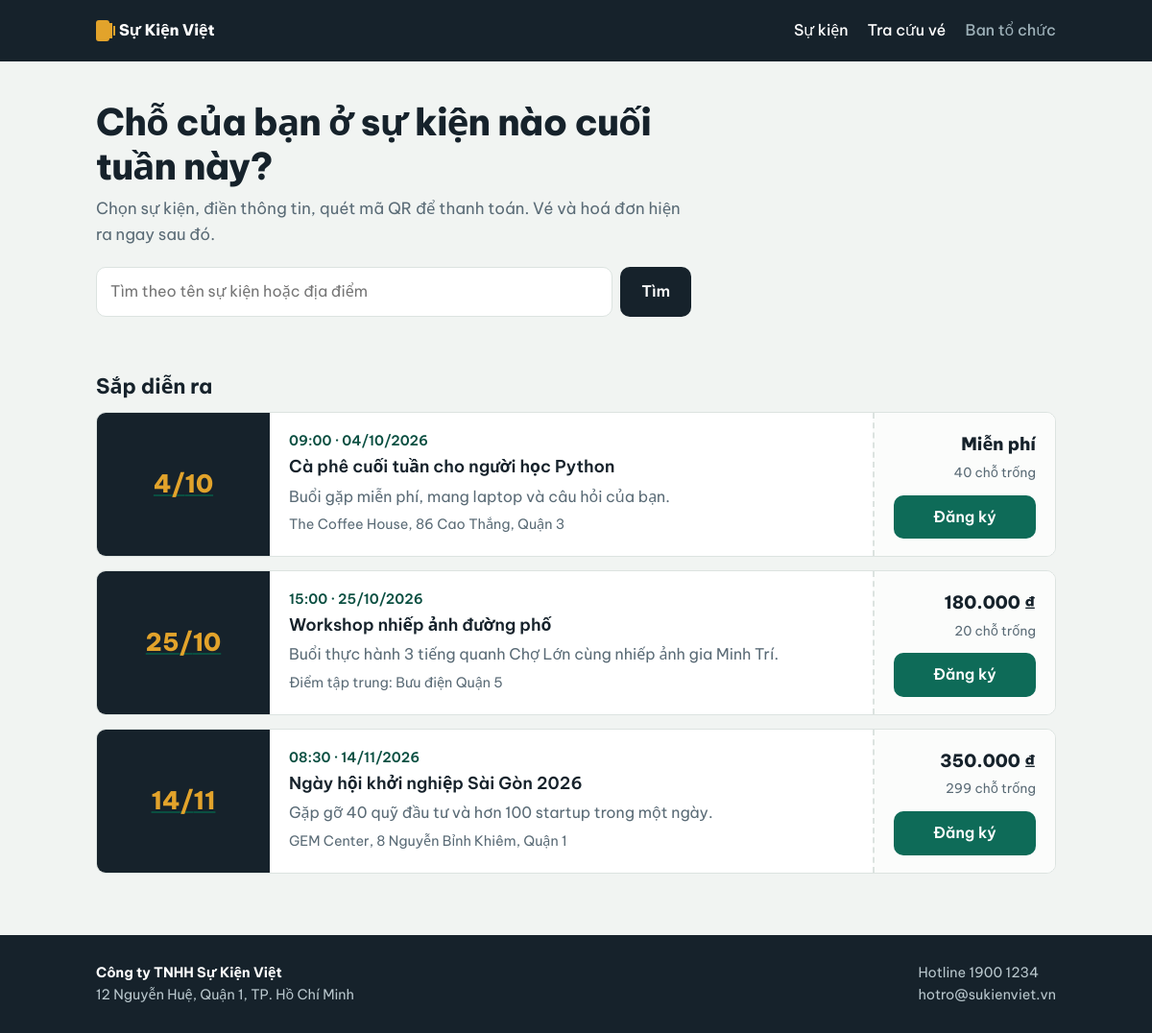
The page / on the database its author committed.
### app.py (models this page shows, shortened)
class Event(db.Model):
    id = db.Column(db.Integer, primary_key=True)
    title = db.Column(db.String(200), nullable=False)
    summary = db.Column(db.String(300), default="")
    description = db.Column(db.Text, default="")
    location = db.Column(db.String(200), default="")
    start_at = db.Column(db.DateTime, nullable=False)
    end_at = db.Column(db.DateTime)
    capacity = db.Column(db.Integer, default=100)          # 0 = không giới hạn
    price = db.Column(db.Integer, default=0)               # 0 = miễn phí
    banner = db.Column(db.String(255))
    published = db.Column(db.Boolean, default=True)
    created_at = db.Column(db.DateTime, default=datetime.now)
    registrations = db.relationship(
        "Registration", backref="event", cascade="all, delete-orphan", lazy=True
    )
    @property
    def is_free(self):
        return (self.price or 0) <= 0
    @property
    def sold(self):
        return sum(r.quantity for r in self.registrations
                   if r.status in ("paid", "pending"))
    @property
    def seats_left(self):
        if not self.capacity:
            return None
        return max(self.capacity - self.sold, 0)
    @property
    def is_past(self):
        return self.start_at < datetime.now()
    @property
    def sold_out(self):
        return self.seats_left is not None and self.seats_left <= 0

class Registration(db.Model):
    id = db.Column(db.Integer, primary_key=True)
    code = db.Column(db.String(20), unique=True, nullable=False)
    event_id = db.Column(db.Integer, db.ForeignKey("event.id"), nullable=False)
    full_name = db.Column(db.String(120), nullable=False)
    email = db.Column(db.String(120), nullable=False)
    phone = db.Column(db.String(30), default="")
    note = db.Column(db.String(300), default="")
    quantity = db.Column(db.Integer, default=1)
    unit_price = db.Column(db.Integer, default=0)
    amount = db.Column(db.Integer, default=0)
    status = db.Column(db.String(20), default="pending")   # pending | paid | cancelled
    invoice_no = db.Column(db.String(30))
    created_at = db.Column(db.DateTime, default=datetime.now)
    paid_at = db.Column(db.DateTime)

### app.py (the view)
@app.route("/")
def index():
    q = (request.args.get("q") or "").strip()
    query = Event.query.filter_by(published=True)
    if q:
        like = f"%{q}%"
        query = query.filter(db.or_(Event.title.ilike(like),
                                    Event.location.ilike(like),
                                    Event.summary.ilike(like)))
    events = query.order_by(Event.start_at.asc()).all()
    upcoming = [e for e in events if not e.is_past]
    past = [e for e in events if e.is_past]
    return render_template("index.html", upcoming=upcoming, past=past, q=q)

### app.py (called while the page is built)
def money(v):
    return f"{int(v or 0):,}".replace(",", ".") + " ₫"

### templates/index.html (shortened to what this page needs)
{% extends "base.html" %}
{% block content %}
<section class="hero">
  <h1>Chỗ của bạn ở sự kiện nào cuối tuần này?</h1>
  <p class="hero-sub">Chọn sự kiện, điền thông tin, quét mã QR để thanh toán. Vé và hoá đơn hiện ra ngay sau đó.</p>
  <form class="search" method="get" action="{{ url_for('index') }}">
    <input type="search" name="q" value="{{ q }}" placeholder="Tìm theo tên sự kiện hoặc địa điểm">
    <button type="submit">Tìm</button>
  </form>
</section>
<h2 class="section-title">Sắp diễn ra</h2>
{% if upcoming %}
  <div class="ticket-list">
    {% for e in upcoming %}{% include "_event_card.html" %}{% endfor %}
  </div>
{% else %}
  <p class="empty">Chưa có sự kiện nào mở đăng ký. Ban tổ chức có thể thêm sự kiện trong trang quản lý.</p>
{% endif %}
{% endblock %}

### templates/_event_card.html
<article class="ticket">
  <a class="ticket-banner" href="{{ url_for('event_detail', event_id=e.id) }}">
    {% if e.banner %}
      <img src="{{ url_for('static', filename='uploads/' ~ e.banner) }}" alt="Banner {{ e.title }}">
    {% else %}
      <span class="banner-fallback">{{ e.start_at.day }}/{{ e.start_at.month }}</span>
    {% endif %}
  </a>
  <div class="ticket-body">
    <p class="ticket-when">{{ e.start_at.strftime('%H:%M · %d/%m/%Y') }}</p>
    <h3><a href="{{ url_for('event_detail', event_id=e.id) }}">{{ e.title }}</a></h3>
    {% if e.summary %}<p class="ticket-sum">{{ e.summary }}</p>{% endif %}
    <p class="ticket-place">{{ e.location }}</p>
  </div>
  <div class="ticket-stub">
    <p class="price">{{ 'Miễn phí' if e.is_free else e.price|money }}</p>
    {% if e.seats_left is not none %}
      <p class="seats">{{ e.seats_left }} chỗ trống</p>
    {% endif %}
    {% if e.is_past %}
      <span class="btn btn-ghost" aria-disabled="true">Đã kết thúc</span>
    {% elif e.sold_out %}
      <span class="btn btn-ghost" aria-disabled="true">Hết chỗ</span>
    {% else %}
      <a class="btn" href="{{ url_for('register', event_id=e.id) }}">Đăng ký</a>
    {% endif %}
  </div>
</article>

### static/uploads/style.css (style rules this page uses)
:root { --ink:#16222B; --ink-soft:#5A6B76; --line:#DCE3E0; --paper:#FFFFFF; --mist:#F1F4F2; --teal:#0E6B58; --teal-dark:#0A4F41; --amber:#E2A32B; --rose:#B43A2C; --radius:10px; }
* { box-sizing:border-box }
body { margin:0;background:var(--mist);color:var(--ink); font-family:"Be Vietnam Pro",system-ui,"Segoe UI",sans-serif; font-size:16px;line-height:1.6; }
a { color:var(--teal-dark) }
h1,h2,h3 { line-height:1.2;margin:0 0 .5rem }
h1 { font-size:2rem;font-weight:800;letter-spacing:-.02em }
h2 { font-size:1.35rem;font-weight:700 }
h3 { font-size:1.1rem;font-weight:600 }
.hero { padding:8px 0 28px;max-width:620px }
.hero h1 { font-size:2.4rem }
.hero-sub { color:var(--ink-soft);font-size:1.05rem;margin:0 0 20px }
.search { display:flex;gap:8px }
.search input { flex:1;padding:12px 14px;border:1px solid var(--line);border-radius:var(--radius); background:var(--paper);font:inherit }
.search button { padding:12px 22px;border:0;border-radius:var(--radius);background:var(--ink); color:#fff;font:inherit;font-weight:600;cursor:pointer }
.section-title { margin:32px 0 14px }
.ticket-list { display:flex;flex-direction:column;gap:14px }
.ticket { display:grid;grid-template-columns:180px 1fr 190px;background:var(--paper); border-radius:var(--radius);overflow:hidden;border:1px solid var(--line) }
.ticket-banner { background:var(--ink);display:block;position:relative }
.banner-fallback { color:var(--amber);font-weight:800;font-size:1.6rem; display:flex;height:100%;min-height:130px;align-items:center;justify-content:center }
.ticket-body { padding:18px 20px }
.ticket-body h3 a { color:inherit;text-decoration:none }
.ticket-when { margin:0 0 4px;color:var(--teal-dark);font-weight:600;font-size:.9rem }
.ticket-sum { margin:.3rem 0;color:var(--ink-soft) }
.ticket-place { margin:0;color:var(--ink-soft);font-size:.9rem }
.ticket-stub { padding:18px 20px;border-left:2px dashed var(--line);text-align:right; display:flex;flex-direction:column;justify-content:center;gap:4px;background:#FBFCFB }
.price { margin:0;font-weight:800;font-size:1.15rem }
.seats { margin:0 0 8px;color:var(--ink-soft);font-size:.85rem }
.btn { display:inline-block;padding:10px 18px;border-radius:var(--radius);background:var(--teal); color:#fff;text-decoration:none;font-weight:600;border:0;font:inherit;font-weight:600;cursor:pointer; text-align:center }

### rows shown on the page
Event: start_at.day "4", start_at.month "10", start_at "09:00 · 04/10/2026", title "Cà phê cuối tuần cho người học Python", summary "Buổi gặp miễn phí, mang laptop và câu hỏi của bạn.", location "The Coffee House, 86 Cao Thắng, Quận 3", price "Miễn phí", seats_left "40"
Event: start_at.day "25", start_at.month "10", start_at "15:00 · 25/10/2026", title "Workshop nhiếp ảnh đường phố", summary "Buổi thực hành 3 tiếng quanh Chợ Lớn cùng nhiếp ảnh gia Minh Trí.", location "Điểm tập trung: Bưu điện Quận 5", price "180.000 ₫", seats_left "20"
Event: start_at.day "14", start_at.month "11", start_at "08:30 · 14/11/2026", title "Ngày hội khởi nghiệp Sài Gòn 2026", summary "Gặp gỡ 40 quỹ đầu tư và hơn 100 startup trong một ngày.", location "GEM Center, 8 Nguyễn Bỉnh Khiêm, Quận 1", price "350.000 ₫", seats_left "299"

### other values the page prints
{{ ORG.name }} "Công ty TNHH Sự Kiện Việt"
{{ ORG.address }} "12 Nguyễn Huệ, Quận 1, TP. Hồ Chí Minh"
{{ ORG.hotline }} "1900 1234"
{{ ORG.email }} "hotro@sukienviet.vn"
